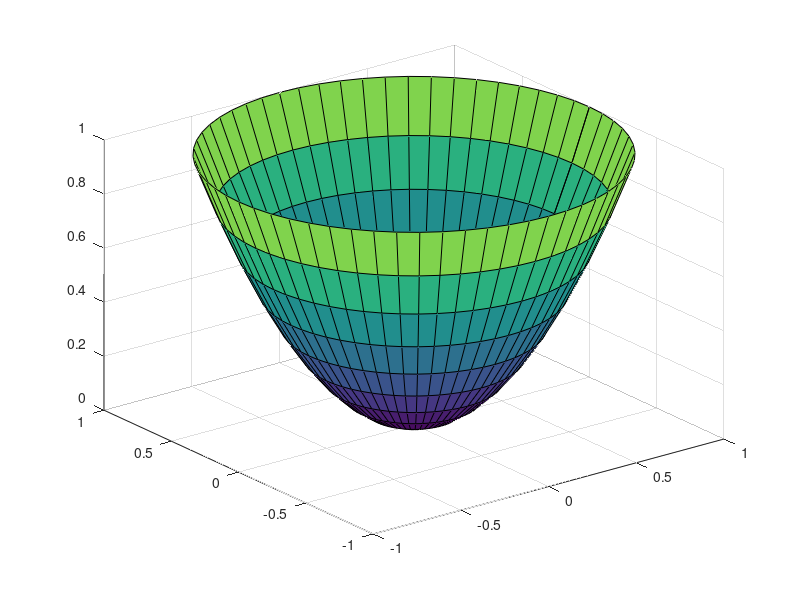

The MATLAB script that drew this image:
#Pasos a seguir para graficar una superficie
 #1)Discretizo x en un vector
 #2)Discretizo y en un vector
 #3)Calcular[M_x,M_y]=meshgrid(x,y) es el mallado que genera una matriz de coordena
 #4)Calcular M_z=f(M_x,M_y)
 #5)Dibujar las graficas con las siguientes funciones: 
                   #surf(M_x,M_y,M_z)
                   #mesh(M_x,M_y,M_z)
                   #plot3(M_x,M_y,M_z)
                   
#------------------------------------------------------------------------------------------                   

#Ejemplo 1
#Sea f(x,y)=sen(x)*cos(y) representar en [-2pi,2pi],[-2pi,2pi]
  #Discretizo
    x=(-2*pi : pi/10 :2*pi)
    y=x
  #Mallado
    [M_x,M_y]=meshgrid(x,y)
  #Calculo
    M_z=sin(M_x).*cos(M_y) #.* es operacion elemento a elemento
  #Grafico con alguna de las tres funciones
    mesh(M_x,M_y,M_z)

#Ejemplo 2:Funcion ya parametrizada
#Sea f(x(u,v),y(u,v),z(u,v)) x=R*cos(u)*cos(v), y=R*sen(u)*cos(v), z=R*sen(v)
#Con R=2 u=[0,2pi] y v=[-pi/2,pi/2]
  #Discretizo
    u=linspace(0 , 2*pi , 60) #Espaciado lineal para evitar perder ultimo punto
    v=linspace(-pi/2 , pi/2 , 30)
  #Mallado
    [U,V]=meshgrid(u,v)
  #Calculo
    x=2*cos(U).*cos(V)
    y=2*sin(U).*cos(V) 
    z=2*sin(V)
  #Grafico
    surf(x,y,z)
    
#--------------------------------------------------------------------------------------------

#Superficies Cilindricas o Esfericas: Se parametriza
#Se utiliza x=r*cos() y=r*sen() z=z
#Ejemplo 1
#Sea una superficie cilindrica r^2=z con z=[0,1] y el angulo=[0,2pi] graficar
  #Discretizo
    tt=(0 : pi/30 : 2*pi) #tt=tita
    r=(0:0.1:1)
  #Mallada
    [R,TT]=meshgrid(r,tt) #Parametrizacion en funcion de r y tt
  #Calculo
    z=R.^2 #  .^  Operacion elmento a elemento
    x=R.*cos(TT)
    y=R.*sin(TT)
  #Calculo
    surf(x,y,z)
#Discretizo al radio y al angulo, genero el mallado en base al radio y al angulo, y calculo reemplazando por .* o .^ segun lo requiera porque son matrices y/o vectores para que hagan operacion elemento a elemento    